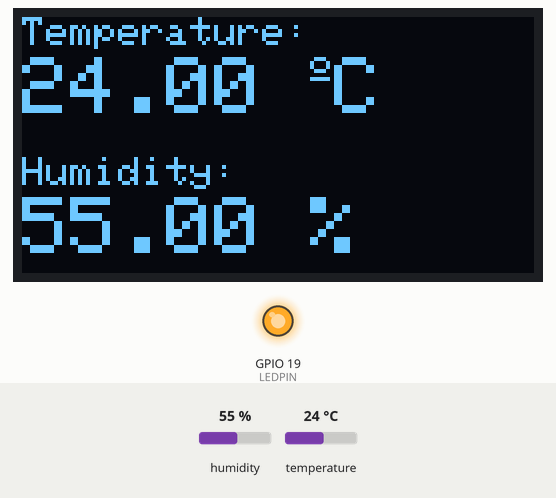
Bench run of a sketch on a simulated ESP32-S2. Shown: 128×64 one-colour display, output pins drawn as LEDs (lit = HIGH). The test bench sets the inputs (shaded band); at power-on: humidity 55 %, temperature 24 °C. WiFi joins after 1.5 s; servers stay silent unless stated; no MQTT or app messages arrive unless stated; what the sketch prints to the serial monitor is not drawn.

Above: at 10.6 s.
10.7 s: humidity set to 22 %
At 21.3 s:
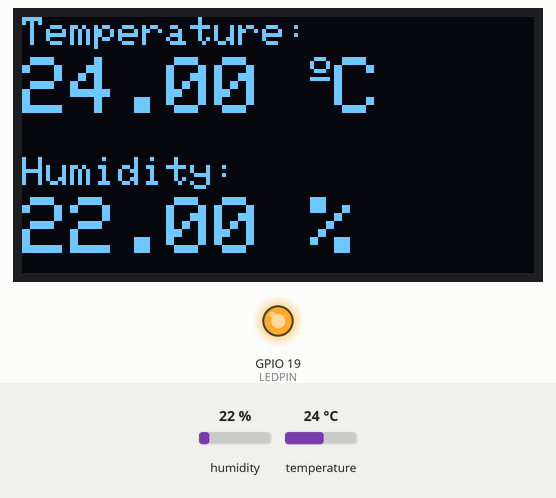
21.6 s: temperature set to 22 °C
At 30.8 s:
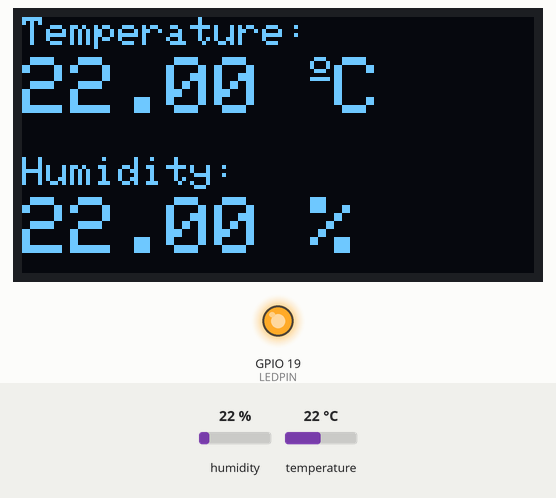
31.6 s: temperature set to 19 °C
At 41.5 s:
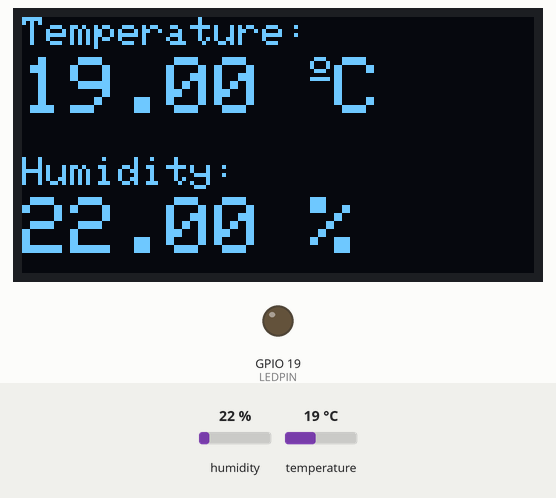
43.2 s: humidity set to 40 %
At 51.0 s:
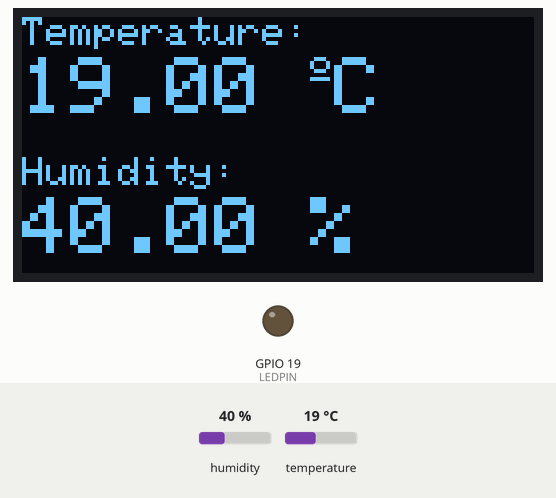
Timing chart, 0 to 52.5 s (numbered marks = the images above; inputs shaded):
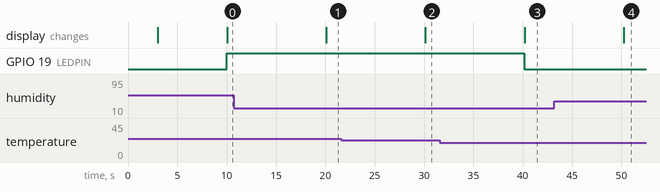

Measured:
- the behaviour switches between 21 and 20 °C on temperature (found by bisection; images 2 and 3)
- after the input at 10.7 s, the display: changes after 9.4 s (image 1)
- after the input at 21.6 s, the display: changes after 8.6 s (image 2)
- after the input at 31.6 s, GPIO 19 (LEDPIN): HIGH → LOW after 8.6 s; the display: changes after 8.6 s (image 3)
- after the input at 43.2 s, the display: changes after 7.1 s (image 4)

The sketch:

ProyectoIoT.ino
```cpp
//Project IoT
//Francisco Rocha Juárez. A01730560

#include <Wire.h>                    // Library required for esp32 S2C communications
#include <DHT.h>                     // Library required for DHT11 sensor
#include <Adafruit_GFX.h>            // Library required for the OLED display
#include <Adafruit_SSD1306.h>
#include <Adafruit_Sensor.h>

#include <PubSubClient.h>            // Library required for MQTT

//We stablish ledpin 19 to turn the red light
const int LEDPIN = 19;

// Set up the particular type of sensor used (DHT11, DHT21, DHT22, ...) attached to esp32 board.
#define DHTPIN 14             // Digital esp32 pin to receive data from DHT.
#define DHTTYPE    DHT11      // DHT 11 is used.
DHT dht (DHTPIN, DHTTYPE);    // DHT sensor set up.

// Variables to hold temperature (t) and humidity (h) readings
float t;
float h;

// Set up an SSD1306 display connected to I2C (SDA -->, SCL -->)
#define SCREEN_WIDTH 128          // OLED display width  (pixels)
#define SCREEN_HEIGHT 64          // OLED display height (pixels)
Adafruit_SSD1306 display (SCREEN_WIDTH, SCREEN_HEIGHT, &Wire, -1);


// Credentials to connect to your WiFi Network.
// Strongly related to your working envirnonment
char ssid[] = "WS5200";
char pass[] = "*Misifus07/09";

// MQTT broker server. Note that the specific port is defined depending on the type of the
// used connection.
const char* server = "mqtt3.thingspeak.com";

// A macro is used to select between secure and nonsecure connection as it is hardware-dependent
// Certain IoT hardware platforms do not work with the WiFiClientSecure library.

#define USESECUREMQTT             // Comment this line if nonsecure connection is used

#ifdef USESECUREMQTT
  #include <WiFiClientSecure.h>
  #define mqttPort 8883
  WiFiClientSecure client;
#else
  #include <WiFi.h>
  #define mqttPort 1883
  WiFiClient client;
#endif

// Credentials that allow to publish and subscribe to the ThingSpeak channel. It depends on your
// ThinkSpeak account and the defined channels
const char mqttUserName[]   = "IA8TJi4TCy4rHDMWKDQbEBw";
const char clientID[]       = "IA8TJi4TCy4rHDMWKDQbEBw";
const char mqttPass[]       = "egUH11vG40ls/QecuPPIfoIA";

// Channel ID that is defined in the ThinkSpeak account tp hold out streaming data. Recall that
// up to eigth fields are allowed per channel
#define channelID 1587240                     // This channel holds two fields: temperature and humidity


// Since the target esp32-based board support secure connections, a thingspeak certificate is used.

  const char * PROGMEM thingspeak_ca_cert = \
  "-----BEGIN CERTIFICATE-----\n" \
  "MIIDxTCCAq2gAwIBAgIQAqxcJmoLQJuPC3nyrkYldzANBgkqhkiG9w0BAQUFADBs\n" \
  "MQswCQYDVQQGEwJVUzEVMBMGA1UEChMMRGlnaUNlcnQgSW5jMRkwFwYDVQQLExB3\n" \
  "d3cuZGlnaWNlcnQuY29tMSswKQYDVQQDEyJEaWdpQ2VydCBIaWdoIEFzc3VyYW5j\n" \
  "ZSBFViBSb290IENBMB4XDTA2MTExMDAwMDAwMFoXDTMxMTExMDAwMDAwMFowbDEL\n" \
  "MAkGA1UEBhMCVVMxFTATBgNVBAoTDERpZ2lDZXJ0IEluYzEZMBcGA1UECxMQd3d3\n" \
  "LmRpZ2ljZXJ0LmNvbTErMCkGA1UEAxMiRGlnaUNlcnQgSGlnaCBBc3N1cmFuY2Ug\n" \
  "RVYgUm9vdCBDQTCCASIwDQYJKoZIhvcNAQEBBQADggEPADCCAQoCggEBAMbM5XPm\n" \
  "+9S75S0tMqbf5YE/yc0lSbZxKsPVlDRnogocsF9ppkCxxLeyj9CYpKlBWTrT3JTW\n" \
  "PNt0OKRKzE0lgvdKpVMSOO7zSW1xkX5jtqumX8OkhPhPYlG++MXs2ziS4wblCJEM\n" \
  "xChBVfvLWokVfnHoNb9Ncgk9vjo4UFt3MRuNs8ckRZqnrG0AFFoEt7oT61EKmEFB\n" \
  "Ik5lYYeBQVCmeVyJ3hlKV9Uu5l0cUyx+mM0aBhakaHPQNAQTXKFx01p8VdteZOE3\n" \
  "hzBWBOURtCmAEvF5OYiiAhF8J2a3iLd48soKqDirCmTCv2ZdlYTBoSUeh10aUAsg\n" \
  "EsxBu24LUTi4S8sCAwEAAaNjMGEwDgYDVR0PAQH/BAQDAgGGMA8GA1UdEwEB/wQF\n" \
  "MAMBAf8wHQYDVR0OBBYEFLE+w2kD+L9HAdSYJhoIAu9jZCvDMB8GA1UdIwQYMBaA\n" \
  "FLE+w2kD+L9HAdSYJhoIAu9jZCvDMA0GCSqGSIb3DQEBBQUAA4IBAQAcGgaX3Nec\n" \
  "nzyIZgYIVyHbIUf4KmeqvxgydkAQV8GK83rZEWWONfqe/EW1ntlMMUu4kehDLI6z\n" \
  "eM7b41N5cdblIZQB2lWHmiRk9opmzN6cN82oNLFpmyPInngiK3BD41VHMWEZ71jF\n" \
  "hS9OMPagMRYjyOfiZRYzy78aG6A9+MpeizGLYAiJLQwGXFK3xPkKmNEVX58Svnw2\n" \
  "Yzi9RKR/5CYrCsSXaQ3pjOLAEFe4yHYSkVXySGnYvCoCWw9E1CAx2/S6cCZdkGCe\n" \
  "vEsXCS+0yx5DaMkHJ8HSXPfqIbloEpw8nL+e/IBcm2PN7EeqJSdnoDfzAIJ9VNep\n" \
  "+OkuE6N36B9K\n" \
  "-----END CERTIFICATE-----\n";


// Initial state of the wifi connection
int status = WL_IDLE_STATUS;

// The MQTT client is liked to the wifi connection
PubSubClient mqttClient( client );

// Variables are defined to control the timing of connections and to define the
// update rate of sensor readings (in milliseconds)

int connectionDelay    = 4;    // Delay (s) between trials to connect to WiFi
long lastPublishMillis = 0;    // To hold the value of last call of the millis() function
int updateInterval     = 10;   // Sensor readings are published every 15 seconds o so.


/*******************************************************************************************************
* Function prototypes mainly grouped by funcionality and dependency
********************************************************************************************************/

// Function to initialize the SSD1306 OLED diplay if available
int initDisplay();

// Function to display local temperature and humidity on the OLED display
void showInDisplay(float t, float h);

// Function to connect to WiFi.
void connectWifi();

// Function to connect to MQTT server, i.e., mqtt3.thingspeak.com
void mqttConnect();

// Function to subscribe to ThingSpeak channel for updates.
void mqttSubscribe( long subChannelID );

// Function to handle messages from MQTT subscription to the ThingSpeak broker.
void mqttSubscriptionCallback( char* topic, byte* payload, unsigned int length );

// Function to publish messages to a ThingSpeak channel.
void mqttPublish(long pubChannelID, String message);


void setup() {
  // Recall that this code is executed only once.
  // Establish the serial transmission rate and set up the communication
  Serial.begin( 115200 );
  // Some delay to allow serial set up.
  delay(3000);

  dht.begin();                   // Initialize DHT11 sensor
  initDisplay();                 // Initialize the OLED display

  pinMode(LEDPIN,OUTPUT);        //LEDPIN is going to be output


  // Connect to the specified Wi-Fi network.
  connectWifi();

  // Configure the MQTT client to connect with ThinkSpeak broker
  mqttClient.setServer( server, mqttPort );

  // Set the MQTT message handler function.
  mqttClient.setCallback( mqttSubscriptionCallback );
  // Set the buffer to handle the returned JSON.
  // NOTE: A buffer overflow of the message buffer will result in your callback not being invoked.
  mqttClient.setBufferSize( 2048 );

  // Use secure MQTT connections if defined.
  #ifdef USESECUREMQTT
    // Handle functionality differences of WiFiClientSecure library for different boards.
    // Herein we are dealing with esp32-based IoT boards.
      client.setCACert(thingspeak_ca_cert);
  #endif
}

void loop() {
  // After everythins is set up, go the perception-action loop
  // Reconnect to WiFi if it gets disconnected.
  if (WiFi.status() != WL_CONNECTED) {
      connectWifi();
  }

  // Connect if MQTT client is not connected and resubscribe to channel updates.
  // ThinkSpeak broaker server : suscribe to the specified channel
  if (!mqttClient.connected()) {
     mqttConnect();
     mqttSubscribe( channelID );
  }

  // Call the loop to maintain connection to the server.
  mqttClient.loop();

  // Update ThingSpeak channel periodically according to the specified rate.
  // The update results in the message to the subscriber.
  if ( abs(millis() - lastPublishMillis) > updateInterval*1000) {
    // Sensors readings: temperature and humidity
    t = dht.readTemperature();
    h = dht.readHumidity();
    if ( isnan(t) || isnan(h)) {
        Serial.println("Failed to read from DHT sensor!");
      }
      Serial.print(F("Local temperature: "));
      Serial.print(t);
      Serial.print(" ºC ");
      Serial.print(F("  Local humidity: "));
      Serial.print(h);
      Serial.println(" %");
    //If the temperature is greater than 20° then turn on the red led
    if (t>20){
      digitalWrite(LEDPIN,HIGH);
    } else {
      digitalWrite(LEDPIN,LOW);
    }
    // Show the sensor readings in the OLED local display
    showInDisplay(t,h);
    //mqttPublish( channelID, (String("field1=")+String(WiFi.RSSI())) );
    mqttPublish( channelID, (String("field1=")+String(t) + String("&field2=")+String(h) ) );
    lastPublishMillis = millis();
  }
}


// Function to initialize the SSD1306 OLED diplay
int initDisplay()
{
  if (!display.begin(SSD1306_SWITCHCAPVCC, 0x3C)) {
    Serial.println(F("SSD1306 allocation failed"));
    for(;;);
  }
  delay(2000);
  display.clearDisplay();
  display.setTextColor(WHITE);
}


// Function to display local temperature and humidity on the SSD1306 OLED display
void showInDisplay(float t, float h)
{
  // Clear display
  display.clearDisplay();
  // display temperature
  display.setTextSize(1);
  display.setCursor(0,0);
  display.print("Temperature: ");
  display.setTextSize(2);
  display.setCursor(0,10);
  display.print(t);
  display.print(" ");
  display.setTextSize(1);
  display.cp437(true);
  display.write(167);
  display.setTextSize(2);
  display.print("C");

  // display humidity
  display.setTextSize(1);
  display.setCursor(0, 35);
  display.print("Humidity: ");
  display.setTextSize(2);
  display.setCursor(0, 45);
  display.print(h);
  display.print(" %");
  display.display();
}

// Function to connect to WiFi.
void connectWifi()
{
  Serial.println( "Connecting to Wi-Fi..." );
  // Loop until WiFi connection is successful
    while ( WiFi.status() != WL_CONNECTED ) {
    WiFi.begin( ssid, pass );
    delay( connectionDelay*1000 );
    Serial.println( WiFi.status() );
  }
  Serial.println( "Connected to Wi-Fi." );
}

// Function to connect to MQTT server.
void mqttConnect() {
  // Loop until the client is connected to the server.
  while ( !mqttClient.connected() )
  {
    // Connect to the MQTT broker.
    if ( mqttClient.connect( clientID, mqttUserName, mqttPass ) ) {
      Serial.print( "MQTT to " );
      Serial.print( server );
      Serial.print (" at port ");
      Serial.print( mqttPort );
      Serial.println( " successful." );
    } else {
      Serial.print( "MQTT connection failed, rc = " );
      // See https://pubsubclient.knolleary.net/api.html#state for the failure code explanation.
      Serial.print( mqttClient.state() );
      Serial.println( " Will try the connection again in a few seconds" );
      delay( connectionDelay*1000 );
    }
  }
}

// Function to subscribe to ThingSpeak channel for updates.
void mqttSubscribe( long subChannelID ){
  String myTopic = "channels/"+String( subChannelID )+"/subscribe";
  mqttClient.subscribe(myTopic.c_str());
}

// Function to handle messages from MQTT subscription to the ThingSpeak broker.
void mqttSubscriptionCallback( char* topic, byte* payload, unsigned int length ) {
  // Print the message details that was received to the serial monitor.
  Serial.print("Message arrived from ThinksSpeak broker [");
  Serial.print(topic);
  Serial.print("] ");
  for (int i = 0; i < length; i++) {
    Serial.print((char)payload[i]);
  }
  Serial.println();
}

// Function to publish messages to a ThingSpeak channel.
void mqttPublish(long pubChannelID, String message) {
  String topicString ="channels/" + String( pubChannelID ) + "/publish";
  mqttClient.publish( topicString.c_str(), message.c_str() );
}
```
